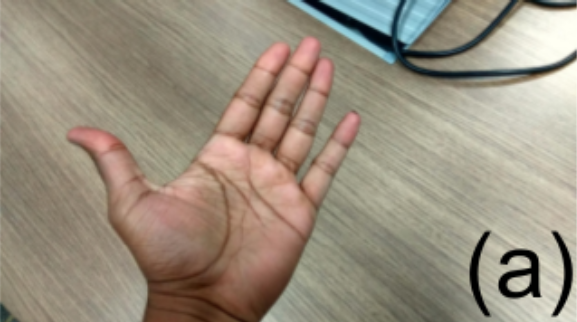
#> input picture images/hand.png, 577 x 322 px
$ python Histogram_plt.py
#> lines starting #> are read from the running program, lines starting #| are printed output that depends on the picture
import cv2
import numpy as np
from matplotlib import pyplot as plt

img1 = cv2.imread('images/hand.png', 0)
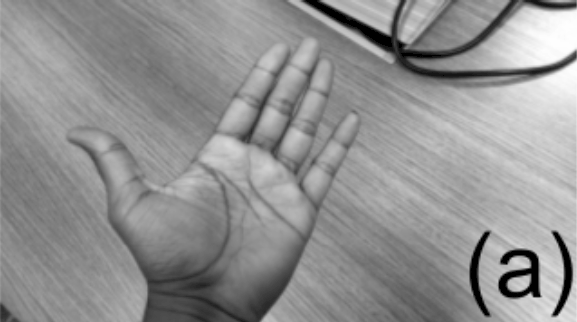
#> img1: shape (322, 577); min 0, max 254, mean 145.5
img2 = cv2.imread('images/hand.png')
#> img2 is the input picture: shape (322, 577, 3); mean B, G, R 127, 143.5, 154.3

# gray
hist1 = cv2.calcHist([img1], [0], None, [256], [0, 256])
#> hist1 = 256 values, max 4416 at index 144, min 0 at index 12, mean 725.8
plt.plot(hist1)
plt.show()
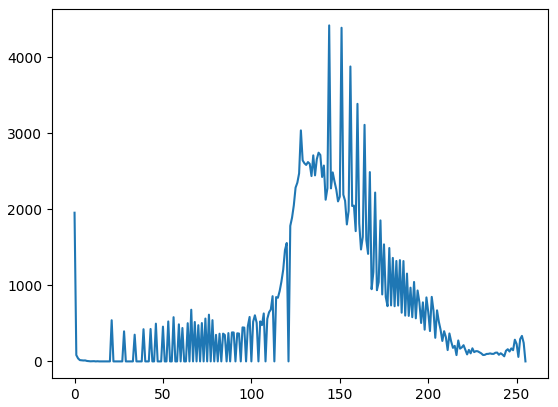
#> figure drawn by matplotlib, 1 panel; curve peaks at x = 144, y = 4416


# gray + color
# plt에도 hist기능이 있다. 위에꺼와 같지만 색칠이 되어있네.
plt.hist(img1.ravel(), 256, [0, 256])

color = ('b', 'g', 'r')
for i, col in enumerate(color):
    # histSize는 Bin갯수 즉, 가로축. ranges는 픽셀값 범위. 보통[0, 256]
    hist = cv2.calcHist([img2], [i], None, histSize=[256], ranges=[0, 256])
    plt.plot(hist, color=col)
    plt.xlim([0, 256])

plt.show()
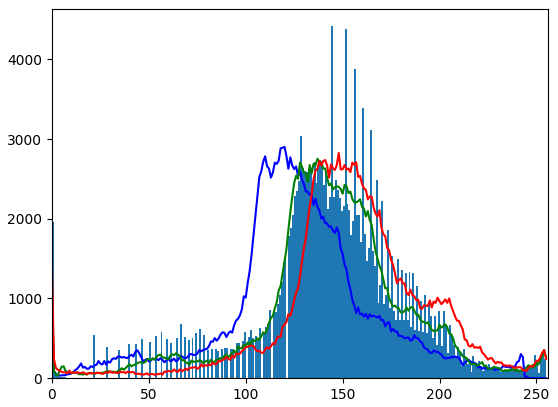
#> figure drawn by matplotlib, 1 panel; tallest bar 4416 high, from x = 144 to 145; curve peaks at x = 120, y = 2902; curve peaks at x = 137, y = 2754; curve peaks at x = 148, y = 2826
